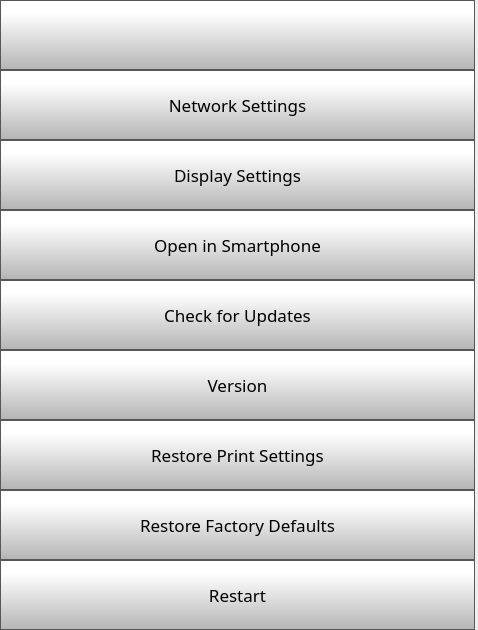
      <widget class="QWidget" name="scrollAreaWidgetContents">
       <property name="geometry">
        <rect>
         <x>0</x>
         <y>0</y>
         <width>478</width>
         <height>630</height>
        </rect>
       </property>
       <layout class="QVBoxLayout" name="verticalLayout">
        <property name="spacing">
         <number>0</number>
        </property>
        <property name="leftMargin">
         <number>0</number>
        </property>
        <property name="topMargin">
         <number>0</number>
        </property>
        <property name="rightMargin">
         <number>3</number>
        </property>
        <property name="bottomMargin">
         <number>0</number>
        </property>
        <item>
         <widget class="QPushButton" name="settingsBackButton">
          <property name="minimumSize">
           <size>
            <width>0</width>
            <height>70</height>
           </size>
          </property>
          <property name="font">
           <font>
            <family>Gotham Light</family>
            <pointsize>9</pointsize>
           </font>
          </property>
          <property name="styleSheet">
           <string notr="true">QPushButton {
     border: 1px solid rgb(87, 87, 87);
	background-color: qlineargradient(spread:pad, x1:0, y1:1, x2:0, y2:0.188, stop:0 rgba(180, 180, 180, 255), stop:1 rgba(255, 255, 255, 255));


}

QPushButton:pressed {
    background-color: qlineargradient(x1: 0, y1: 0, x2: 0, y2: 1,
                                      stop: 0 #dadbde, stop: 1 #f6f7fa);
}

QPushButton:flat {
    border: none; /* no border for a flat push button */
}

QPushButton:default {
    border-color: navy; /* make the default button prominent */
}</string>
          </property>
          <property name="text">
           <string/>
          </property>
          <property name="icon">
           <iconset>
            <normaloff>templates/img/arrows-4.png</normaloff>templates/img/arrows-4.png</iconset>
          </property>
          <property name="iconSize">
           <size>
            <width>50</width>
            <height>50</height>
           </size>
          </property>
          <property name="checkable">
           <bool>false</bool>
          </property>
          <property name="autoDefault">
           <bool>false</bool>
          </property>
          <property name="default">
           <bool>false</bool>
          </property>
          <property name="flat">
           <bool>false</bool>
          </property>
         </widget>
        </item>
        <item>
         <widget class="QPushButton" name="networkSettingsButton">
          <property name="minimumSize">
           <size>
            <width>0</width>
            <height>70</height>
           </size>
          </property>
          <property name="font">
           <font>
            <family>Gotham</family>
            <pointsize>13</pointsize>
           </font>
          </property>
          <property name="styleSheet">
           <string notr="true">QPushButton {
     border: 1px solid rgb(87, 87, 87);
	background-color: qlineargradient(spread:pad, x1:0, y1:1, x2:0, y2:0.188, stop:0 rgba(180, 180, 180, 255), stop:1 rgba(255, 255, 255, 255));


}

QPushButton:pressed {
    background-color: qlineargradient(x1: 0, y1: 0, x2: 0, y2: 1,
                                      stop: 0 #dadbde, stop: 1 #f6f7fa);
}

QPushButton:flat {
    border: none; /* no border for a flat push button */
}

QPushButton:default {
    border-color: navy; /* make the default button prominent */
}

QPushButton:focus {
	outline: none;
}</string>
          </property>
          <property name="text">
           <string>Network Settings</string>
          </property>
          <property name="iconSize">
           <size>
            <width>40</width>
            <height>40</height>
           </size>
          </property>
         </widget>
        </item>
        <item>
         <widget class="QPushButton" name="displaySettingsButton">
          <property name="minimumSize">
           <size>
            <width>0</width>
            <height>70</height>
           </size>
          </property>
          <property name="font">
           <font>
            <family>Gotham</family>
            <pointsize>13</pointsize>
           </font>
          </property>
          <property name="styleSheet">
           <string notr="true">QPushButton {
     border: 1px solid rgb(87, 87, 87);
	background-color: qlineargradient(spread:pad, x1:0, y1:1, x2:0, y2:0.188, stop:0 rgba(180, 180, 180, 255), stop:1 rgba(255, 255, 255, 255));


}

QPushButton:pressed {
    background-color: qlineargradient(x1: 0, y1: 0, x2: 0, y2: 1,
                                      stop: 0 #dadbde, stop: 1 #f6f7fa);
}

QPushButton:flat {
    border: none; /* no border for a flat push button */
}

QPushButton:default {
    border-color: navy; /* make the default button prominent */
}

QPushButton:focus {
	outline: none;
}</string>
          </property>
          <property name="text">
           <string>Display Settings</string>
          </property>
          <property name="iconSize">
           <size>
            <width>40</width>
            <height>40</height>
           </size>
          </property>
         </widget>
        </item>
        <item>
         <widget class="QPushButton" name="pairPhoneButton">
          <property name="minimumSize">
           <size>
            <width>0</width>
            <height>70</height>
           </size>
          </property>
          <property name="font">
           <font>
            <family>Gotham</family>
            <pointsize>13</pointsize>
           </font>
          </property>
          <property name="styleSheet">
           <string notr="true">QPushButton {
     border: 1px solid rgb(87, 87, 87);
	background-color: qlineargradient(spread:pad, x1:0, y1:1, x2:0, y2:0.188, stop:0 rgba(180, 180, 180, 255), stop:1 rgba(255, 255, 255, 255));


}

QPushButton:pressed {
    background-color: qlineargradient(x1: 0, y1: 0, x2: 0, y2: 1,
                                      stop: 0 #dadbde, stop: 1 #f6f7fa);
}

QPushButton:flat {
    border: none; /* no border for a flat push button */
}

QPushButton:default {
    border-color: navy; /* make the default button prominent */
}

QPushButton:focus {
	outline: none;
}</string>
          </property>
          <property name="text">
           <string>Open in Smartphone</string>
          </property>
          <property name="iconSize">
           <size>
            <width>40</width>
            <height>40</height>
           </size>
          </property>
         </widget>
        </item>
        <item>
         <widget class="QPushButton" name="OTAButton">
          <property name="minimumSize">
           <size>
            <width>0</width>
            <height>70</height>
           </size>
          </property>
          <property name="font">
           <font>
            <family>Gotham</family>
            <pointsize>13</pointsize>
           </font>
          </property>
          <property name="styleSheet">
           <string notr="true">QPushButton {
     border: 1px solid rgb(87, 87, 87);
	background-color: qlineargradient(spread:pad, x1:0, y1:1, x2:0, y2:0.188, stop:0 rgba(180, 180, 180, 255), stop:1 rgba(255, 255, 255, 255));


}

QPushButton:pressed {
    background-color: qlineargradient(x1: 0, y1: 0, x2: 0, y2: 1,
                                      stop: 0 #dadbde, stop: 1 #f6f7fa);
}

QPushButton:flat {
    border: none; /* no border for a flat push button */
}

QPushButton:default {
    border-color: navy; /* make the default button prominent */
}

QPushButton:focus {
	outline: none;
}</string>
          </property>
          <property name="text">
           <string>Check for Updates</string>
          </property>
          <property name="iconSize">
           <size>
            <width>40</width>
            <height>40</height>
           </size>
          </property>
         </widget>
        </item>
        <item>
         <widget class="QPushButton" name="versionButton">
          <property name="minimumSize">
           <size>
            <width>0</width>
            <height>70</height>
           </size>
          </property>
          <property name="font">
           <font>
            <family>Gotham</family>
            <pointsize>13</pointsize>
           </font>
          </property>
          <property name="styleSheet">
           <string notr="true">QPushButton {
     border: 1px solid rgb(87, 87, 87);
	background-color: qlineargradient(spread:pad, x1:0, y1:1, x2:0, y2:0.188, stop:0 rgba(180, 180, 180, 255), stop:1 rgba(255, 255, 255, 255));


}

QPushButton:pressed {
    background-color: qlineargradient(x1: 0, y1: 0, x2: 0, y2: 1,
                                      stop: 0 #dadbde, stop: 1 #f6f7fa);
}

QPushButton:flat {
    border: none; /* no border for a flat push button */
}

QPushButton:default {
    border-color: navy; /* make the default button prominent */
}

QPushButton:focus {
	outline: none;
}</string>
          </property>
          <property name="text">
           <string>Version</string>
          </property>
          <property name="iconSize">
           <size>
            <width>40</width>
            <height>40</height>
           </size>
          </property>
         </widget>
        </item>
        <item>
         <widget class="QPushButton" name="restorePrintSettingsButton">
          <property name="minimumSize">
           <size>
            <width>0</width>
            <height>70</height>
           </size>
          </property>
          <property name="font">
           <font>
            <family>Gotham</family>
            <pointsize>13</pointsize>
           </font>
          </property>
          <property name="styleSheet">
           <string notr="true">QPushButton {
     border: 1px solid rgb(87, 87, 87);
	background-color: qlineargradient(spread:pad, x1:0, y1:1, x2:0, y2:0.188, stop:0 rgba(180, 180, 180, 255), stop:1 rgba(255, 255, 255, 255));


}

QPushButton:pressed {
    background-color: qlineargradient(x1: 0, y1: 0, x2: 0, y2: 1,
                                      stop: 0 #dadbde, stop: 1 #f6f7fa);
}

QPushButton:flat {
    border: none; /* no border for a flat push button */
}

QPushButton:default {
    border-color: navy; /* make the default button prominent */
}

QPushButton:focus {
	outline: none;
}</string>
          </property>
          <property name="text">
           <string>Restore Print Settings</string>
          </property>
          <property name="iconSize">
           <size>
            <width>40</width>
            <height>40</height>
           </size>
          </property>
         </widget>
        </item>
        <item>
         <widget class="QPushButton" name="restoreFactoryDefaultsButton">
          <property name="minimumSize">
           <size>
            <width>0</width>
            <height>70</height>
           </size>
          </property>
          <property name="font">
           <font>
            <family>Gotham</family>
            <pointsize>13</pointsize>
           </font>
          </property>
          <property name="styleSheet">
           <string notr="true">QPushButton {
     border: 1px solid rgb(87, 87, 87);
	background-color: qlineargradient(spread:pad, x1:0, y1:1, x2:0, y2:0.188, stop:0 rgba(180, 180, 180, 255), stop:1 rgba(255, 255, 255, 255));


}

QPushButton:pressed {
    background-color: qlineargradient(x1: 0, y1: 0, x2: 0, y2: 1,
                                      stop: 0 #dadbde, stop: 1 #f6f7fa);
}

QPushButton:flat {
    border: none; /* no border for a flat push button */
}

QPushButton:default {
    border-color: navy; /* make the default button prominent */
}

QPushButton:focus {
	outline: none;
}</string>
          </property>
          <property name="text">
           <string>Restore Factory Defaults</string>
          </property>
          <property name="iconSize">
           <size>
            <width>40</width>
            <height>40</height>
           </size>
          </property>
         </widget>
        </item>
        <item>
         <widget class="QPushButton" name="restartButton">
          <property name="minimumSize">
           <size>
            <width>0</width>
            <height>70</height>
           </size>
          </property>
          <property name="font">
           <font>
            <family>Gotham</family>
            <pointsize>13</pointsize>
           </font>
          </property>
          <property name="styleSheet">
           <string notr="true">QPushButton {
     border: 1px solid rgb(87, 87, 87);
	background-color: qlineargradient(spread:pad, x1:0, y1:1, x2:0, y2:0.188, stop:0 rgba(180, 180, 180, 255), stop:1 rgba(255, 255, 255, 255));


}

QPushButton:pressed {
    background-color: qlineargradient(x1: 0, y1: 0, x2: 0, y2: 1,
                                      stop: 0 #dadbde, stop: 1 #f6f7fa);
}

QPushButton:flat {
    border: none; /* no border for a flat push button */
}

QPushButton:default {
    border-color: navy; /* make the default button prominent */
}

QPushButton:focus {
	outline: none;
}</string>
          </property>
          <property name="text">
           <string>Restart</string>
          </property>
          <property name="iconSize">
           <size>
            <width>40</width>
            <height>40</height>
           </size>
          </property>
         </widget>
        </item>
       </layout>
      </widget>
